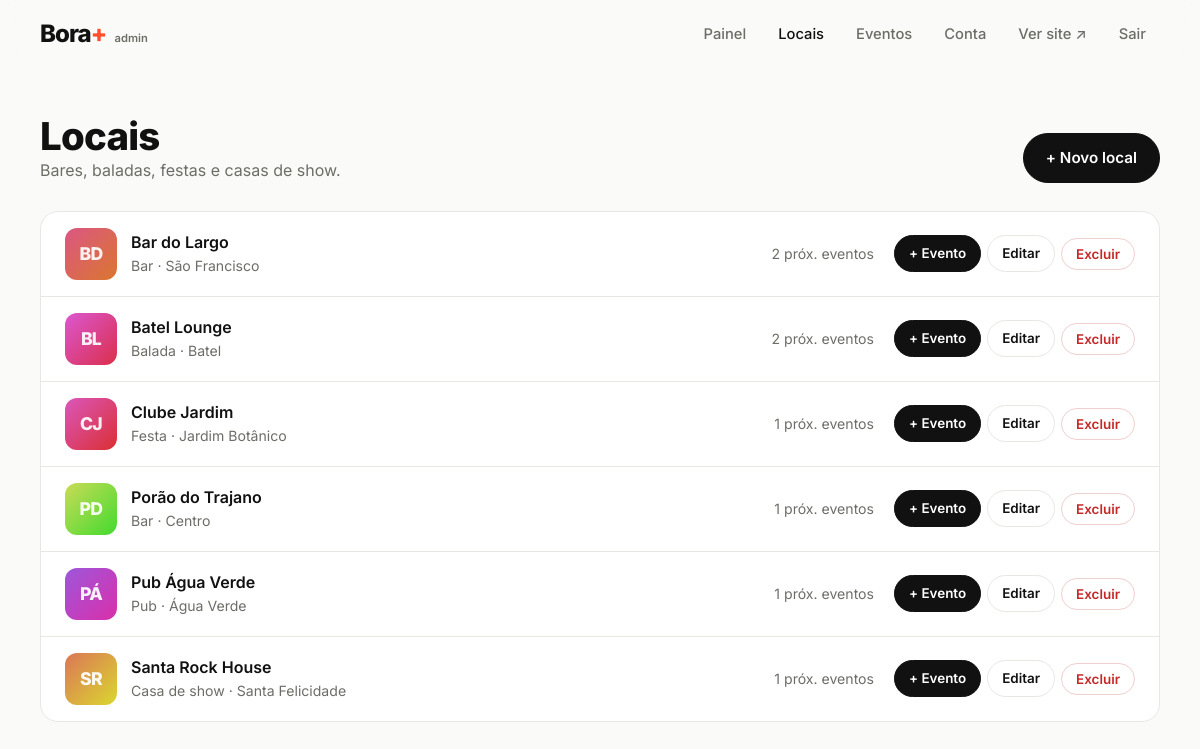
/admin/locais.php (signed in), run on an earlier commit of the app's database.
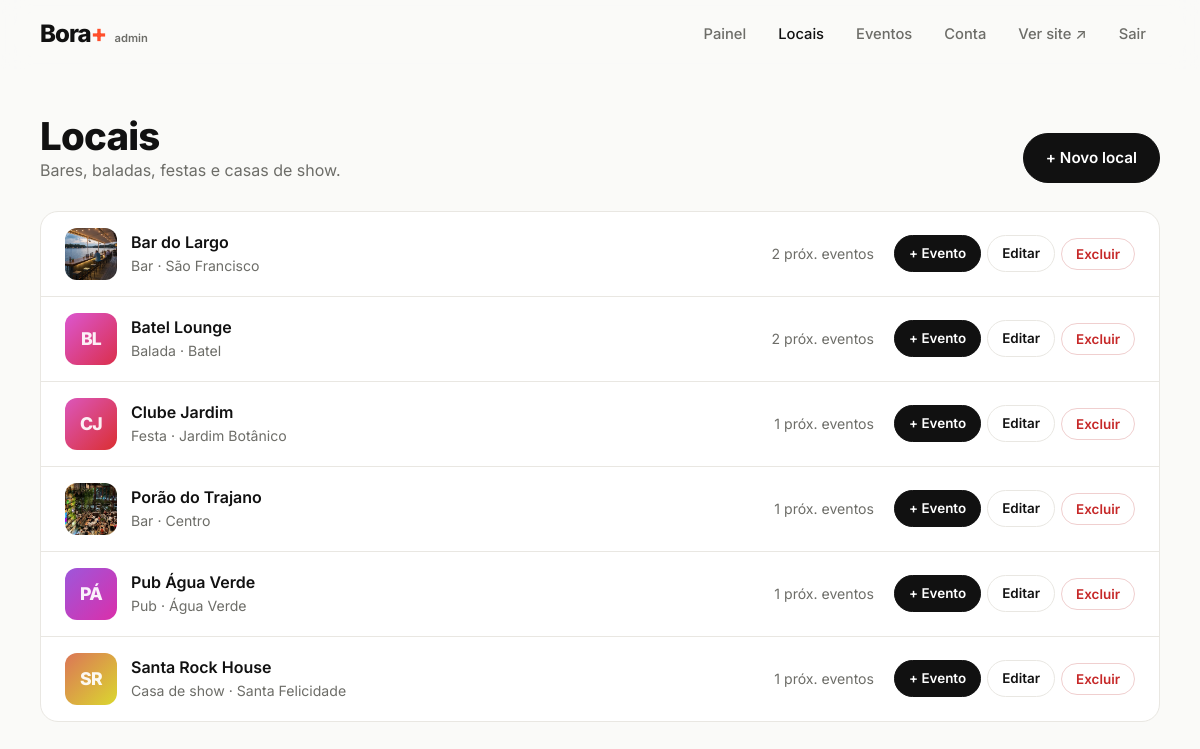
And on a later commit of the database.
### tables this page shows
CREATE TABLE establishments (
            id            INTEGER PRIMARY KEY AUTOINCREMENT,
            name          TEXT NOT NULL,
            type          TEXT NOT NULL,
            neighborhood  TEXT NOT NULL,
            address       TEXT,
            opening_hours TEXT,
            instagram     TEXT,
            description   TEXT,
            image         TEXT,
            created_at    TEXT NOT NULL DEFAULT CURRENT_TIMESTAMP
        );

### includes/functions.php (called while the page is built, shortened)
<?php
function e(?string $value): string
{
    return htmlspecialchars((string) $value, ENT_QUOTES | ENT_SUBSTITUTE, 'UTF-8');
}
function url(string $path = ''): string
{
    return BASE_URL . '/' . ltrim($path, '/');
}
function upload_url(?string $file): ?string
{
    return $file ? url('uploads/' . rawurlencode($file)) : null;
}
function today(): string
{
    return date('Y-m-d');
}
function type_label(string $type): string
{
    return ESTABLISHMENT_TYPES[$type] ?? ucfirst($type);
}
function initials(string $name): string
{
    $words = preg_split('/\s+/u', trim($name)) ?: [];
    $out = '';
    foreach (array_slice($words, 0, 2) as $w) {
        $out .= mb_strtoupper(mb_substr($w, 0, 1));
    }
    return $out;
}
function placeholder_style(string $seed): string
{
    $h1 = crc32($seed) % 360;
    $h2 = ($h1 + 45) % 360;
    return "background:linear-gradient(135deg,hsl($h1 65% 60%),hsl($h2 70% 52%))";
}

### includes/db.php (called while the page is built, shortened)
<?php
function db(): PDO
{
    static $pdo = null;
    if ($pdo instanceof PDO) {
        return $pdo;
    }
    $isNew = !file_exists(DB_FILE);
    $pdo = new PDO('sqlite:' . DB_FILE, null, null, [
        PDO::ATTR_ERRMODE            => PDO::ERRMODE_EXCEPTION,
        PDO::ATTR_DEFAULT_FETCH_MODE => PDO::FETCH_ASSOC,
    ]);
    $pdo->exec('PRAGMA foreign_keys = ON');
    seed_admin($pdo);
    return $pdo;
}
function seed_admin(PDO $pdo): void
{
    $count = (int) $pdo->query('SELECT COUNT(*) FROM admins')->fetchColumn();
    if ($count > 0) {
        return;
    }
}

### includes/queries.php (called while the page is built, shortened)
<?php
function fetch_establishments(array $f = []): array
{
    $sql = 'SELECT es.*,
                   (SELECT COUNT(*) FROM events ev
                     WHERE ev.establishment_id = es.id AND ev.event_date >= :today) AS upcoming_count
            FROM establishments es WHERE 1=1';
    $params = [':today' => today()];
    $sql .= ' ORDER BY es.name COLLATE NOCASE';
    $stmt = db()->prepare($sql);
    $stmt->execute($params);
    return $stmt->fetchAll();
}

### admin/locais.php (the view, shortened to what this page needs)
<?php
$places = fetch_establishments();
require __DIR__ . '/../includes/admin_header.php';
?>
<div class="page-head">
    <div>
        <h1>Locais</h1>
        <p class="muted">Bares, baladas, festas e casas de show.</p>
    </div>
    <a class="btn" href="<?= e(url('admin/local_form.php')) ?>">+ Novo local</a>
</div>
<div class="panel">
    <?php if ($places): ?>
        <ul class="rows">
            <?php foreach ($places as $es): ?>
                <li>
                    <div class="row-main">
                        <?= cover($es['image'], $es['name'], $es['name'], 'thumb') ?>
                        <div>
                            <strong><?= e($es['name']) ?></strong>
                            <span class="muted"><?= e(type_label($es['type'])) ?> · <?= e($es['neighborhood']) ?></span>
                        </div>
                    </div>
                    <span class="muted"><?= (int) $es['upcoming_count'] ?> próx. eventos</span>
                    <div class="row-actions">
                        <a class="btn btn--sm" href="<?= e(url('admin/evento_form.php?local=' . (int) $es['id'])) ?>">+ Evento</a>
                        <a class="btn btn--sm btn--ghost" href="<?= e(url('admin/local_form.php?id=' . (int) $es['id'])) ?>">Editar</a>
                        <form method="post" class="inline" data-confirm="Remover &quot;<?= e($es['name']) ?>&quot; e todos os seus eventos?">
                            <button class="btn btn--sm btn--danger" type="submit">Excluir</button>
                        </form>
                    </div>
                </li>
            <?php endforeach; ?>
        </ul>
    <?php else: ?>
        <p class="muted pad">Nenhum local cadastrado ainda.</p>
    <?php endif; ?>
</div>
<?php require __DIR__ . '/../includes/admin_footer.php'; ?>

### includes/components.php (shortened to what this page needs)
<?php
function cover(?string $image, string $seed, string $label, string $class = 'cover'): string
{
    $src = upload_url($image);
    if ($src) {
        return '<div class="' . $class . '"><img src="' . e($src) . '" alt="" loading="lazy"></div>';
    }
    return '<div class="' . $class . ' cover--ph" style="' . e(placeholder_style($seed)) . '"><span>'
        . e(initials($label)) . '</span></div>';
}
    ?>

What changed in the data, as far as the page shows it:
changed establishments "Bar do Largo": image empty → "bar-do-largo.jpg" (drawn); image: picture added; name "BD" → (not shown)
changed establishments "Porão do Trajano": image empty → "porao-do-trajano.jpg" (drawn); image: picture added; name "PD" → (not shown)
